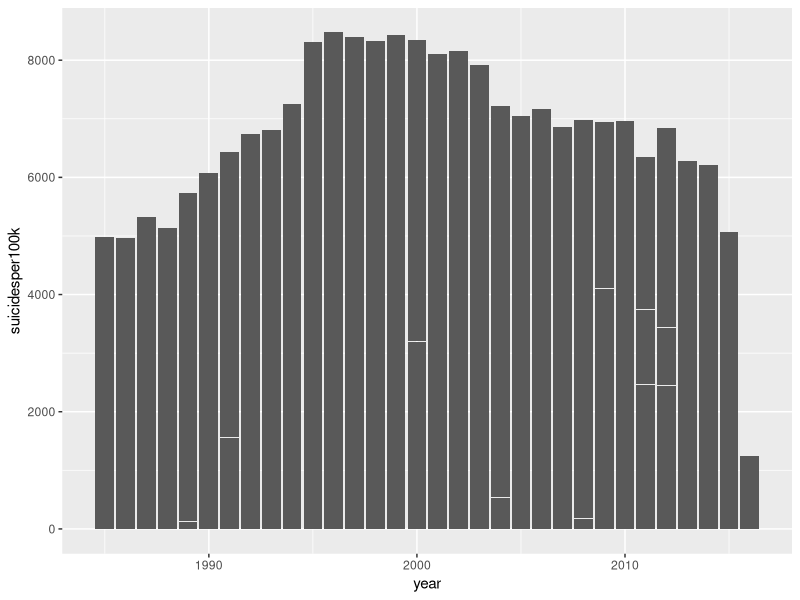

This figure's R source:
# https://www.kaggle.com/zynicide/wine-reviews

# ler arquivo .csv
crashes <- read.csv2("suici2.csv", header = TRUE, 
                  sep = ";", stringsAsFactors = FALSE, encoding = "UTF-8")

library(ggplot2)

#numMale <- filter(crashes,sex=="male")
#numTotalByYear <-  summarise(X = sum(trunc(suicidesper100k)))  %>% group_by(year)

ggplot(crashes, aes(y=suicidesper100k, x=year)) + geom_bar(stat = "identity")




